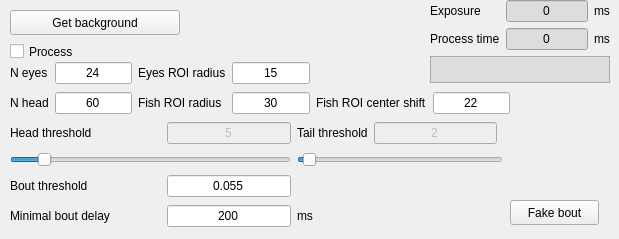
    <widget class="QWidget" name="VISION">
     <attribute name="title">
      <string>Vision</string>
     </attribute>
     <widget class="QCheckBox" name="PROCESS_VISION">
      <property name="geometry">
       <rect>
        <x>10</x>
        <y>40</y>
        <width>101</width>
        <height>23</height>
       </rect>
      </property>
      <property name="text">
       <string>Process</string>
      </property>
      <property name="checked">
       <bool>false</bool>
      </property>
     </widget>
     <widget class="QPushButton" name="BACKGROUND_VISION">
      <property name="geometry">
       <rect>
        <x>10</x>
        <y>10</y>
        <width>170</width>
        <height>25</height>
       </rect>
      </property>
      <property name="text">
       <string>Get background</string>
      </property>
     </widget>
     <widget class="QWidget" name="gridLayoutWidget_4">
      <property name="geometry">
       <rect>
        <x>10</x>
        <y>120</y>
        <width>493</width>
        <height>110</height>
       </rect>
      </property>
      <layout class="QGridLayout" name="gridLayout_4">
       <item row="3" column="2">
        <widget class="QLabel" name="label_7">
         <property name="text">
          <string/>
         </property>
        </widget>
       </item>
       <item row="4" column="2">
        <widget class="QLabel" name="label_6">
         <property name="text">
          <string>ms</string>
         </property>
        </widget>
       </item>
       <item row="3" column="0">
        <widget class="QLabel" name="LABEL_BOUT_THRESH">
         <property name="minimumSize">
          <size>
           <width>151</width>
           <height>0</height>
          </size>
         </property>
         <property name="text">
          <string>Bout threshold</string>
         </property>
        </widget>
       </item>
       <item row="1" column="2" colspan="3">
        <widget class="QSlider" name="THRESH_TAIL_BW_SLIDER">
         <property name="minimum">
          <number>1</number>
         </property>
         <property name="maximum">
          <number>40</number>
         </property>
         <property name="pageStep">
          <number>1</number>
         </property>
         <property name="value">
          <number>2</number>
         </property>
         <property name="orientation">
          <enum>Qt::Horizontal</enum>
         </property>
        </widget>
       </item>
       <item row="4" column="0">
        <widget class="QLabel" name="label_5">
         <property name="text">
          <string>Minimal bout delay</string>
         </property>
        </widget>
       </item>
       <item row="3" column="1">
        <widget class="QLineEdit" name="THRESH_BOUT">
         <property name="enabled">
          <bool>true</bool>
         </property>
         <property name="styleSheet">
          <string notr="true"/>
         </property>
         <property name="text">
          <string>0.055</string>
         </property>
         <property name="alignment">
          <set>Qt::AlignCenter</set>
         </property>
        </widget>
       </item>
       <item row="0" column="3">
        <widget class="QLineEdit" name="THRESH_TAIL_BW">
         <property name="enabled">
          <bool>false</bool>
         </property>
         <property name="styleSheet">
          <string notr="true">background:#eee;</string>
         </property>
         <property name="text">
          <string>2</string>
         </property>
         <property name="alignment">
          <set>Qt::AlignCenter</set>
         </property>
        </widget>
       </item>
       <item row="4" column="1">
        <widget class="QLineEdit" name="MIN_BOUT_DELAY">
         <property name="enabled">
          <bool>true</bool>
         </property>
         <property name="styleSheet">
          <string notr="true"/>
         </property>
         <property name="text">
          <string>200</string>
         </property>
         <property name="alignment">
          <set>Qt::AlignCenter</set>
         </property>
        </widget>
       </item>
       <item row="0" column="1">
        <widget class="QLineEdit" name="THRESH_HEAD_BW">
         <property name="enabled">
          <bool>false</bool>
         </property>
         <property name="styleSheet">
          <string notr="true">background:#eee;</string>
         </property>
         <property name="text">
          <string>5</string>
         </property>
         <property name="alignment">
          <set>Qt::AlignCenter</set>
         </property>
        </widget>
       </item>
       <item row="0" column="0">
        <widget class="QLabel" name="LABEL_HEAD_THRESH_BW">
         <property name="text">
          <string>Head threshold</string>
         </property>
        </widget>
       </item>
       <item row="1" column="0" colspan="2">
        <widget class="QSlider" name="THRESH_HEAD_BW_SLIDER">
         <property name="minimum">
          <number>1</number>
         </property>
         <property name="maximum">
          <number>40</number>
         </property>
         <property name="singleStep">
          <number>1</number>
         </property>
         <property name="pageStep">
          <number>1</number>
         </property>
         <property name="value">
          <number>5</number>
         </property>
         <property name="orientation">
          <enum>Qt::Horizontal</enum>
         </property>
        </widget>
       </item>
       <item row="0" column="2">
        <widget class="QLabel" name="LABEL_TAIL_THRESH_BW">
         <property name="text">
          <string>Tail threshold</string>
         </property>
        </widget>
       </item>
      </layout>
     </widget>
     <widget class="QWidget" name="gridLayoutWidget_9">
      <property name="geometry">
       <rect>
        <x>430</x>
        <y>0</y>
        <width>180</width>
        <height>83</height>
       </rect>
      </property>
      <layout class="QGridLayout" name="gridLayout_9">
       <item row="1" column="0">
        <widget class="QLabel" name="LABEL_PROCESS_TIME">
         <property name="text">
          <string>Process time</string>
         </property>
        </widget>
       </item>
       <item row="0" column="0">
        <widget class="QLabel" name="LABEL_EXPOSURE">
         <property name="text">
          <string>Exposure</string>
         </property>
        </widget>
       </item>
       <item row="0" column="1">
        <widget class="QLineEdit" name="EXPOSURE">
         <property name="enabled">
          <bool>true</bool>
         </property>
         <property name="styleSheet">
          <string notr="true">background: #ddd;</string>
         </property>
         <property name="text">
          <string>0</string>
         </property>
         <property name="alignment">
          <set>Qt::AlignCenter</set>
         </property>
         <property name="readOnly">
          <bool>true</bool>
         </property>
        </widget>
       </item>
       <item row="1" column="1">
        <widget class="QLineEdit" name="PROCESS_TIME">
         <property name="enabled">
          <bool>true</bool>
         </property>
         <property name="styleSheet">
          <string notr="true">background: #ddd;</string>
         </property>
         <property name="text">
          <string>0</string>
         </property>
         <property name="alignment">
          <set>Qt::AlignCenter</set>
         </property>
         <property name="readOnly">
          <bool>true</bool>
         </property>
        </widget>
       </item>
       <item row="0" column="2">
        <widget class="QLabel" name="EXPOSURE_UNIT">
         <property name="text">
          <string>ms</string>
         </property>
        </widget>
       </item>
       <item row="2" column="0" colspan="3">
        <widget class="QLabel" name="VISION_PROCESS_STATE">
         <property name="styleSheet">
          <string notr="true">background: #ddd;</string>
         </property>
         <property name="frameShape">
          <enum>QFrame::StyledPanel</enum>
         </property>
         <property name="text">
          <string/>
         </property>
         <property name="alignment">
          <set>Qt::AlignCenter</set>
         </property>
        </widget>
       </item>
       <item row="1" column="2">
        <widget class="QLabel" name="PROCESS_TIME_UNIT">
         <property name="text">
          <string>ms</string>
         </property>
        </widget>
       </item>
      </layout>
     </widget>
     <widget class="QPushButton" name="TRIGGER_BOUT">
      <property name="geometry">
       <rect>
        <x>510</x>
        <y>200</y>
        <width>89</width>
        <height>25</height>
       </rect>
      </property>
      <property name="text">
       <string>Fake bout</string>
      </property>
     </widget>
     <widget class="QWidget" name="gridLayoutWidget_13">
      <property name="geometry">
       <rect>
        <x>10</x>
        <y>60</y>
        <width>500</width>
        <height>58</height>
       </rect>
      </property>
      <layout class="QGridLayout" name="gridLayout_13" rowstretch="0,0" rowminimumheight="0,0">
       <item row="0" column="1">
        <widget class="QLineEdit" name="N_EYES">
         <property name="text">
          <string>24</string>
         </property>
         <property name="alignment">
          <set>Qt::AlignCenter</set>
         </property>
        </widget>
       </item>
       <item row="1" column="2">
        <widget class="QLabel" name="label_19">
         <property name="text">
          <string>Fish ROI radius</string>
         </property>
        </widget>
       </item>
       <item row="0" column="2">
        <widget class="QLabel" name="label_18">
         <property name="text">
          <string>Eyes ROI radius</string>
         </property>
        </widget>
       </item>
       <item row="1" column="4">
        <widget class="QLabel" name="label_20">
         <property name="text">
          <string>Fish ROI center shift</string>
         </property>
        </widget>
       </item>
       <item row="1" column="1">
        <widget class="QLineEdit" name="N_HEAD">
         <property name="text">
          <string>60</string>
         </property>
         <property name="alignment">
          <set>Qt::AlignCenter</set>
         </property>
        </widget>
       </item>
       <item row="0" column="0">
        <widget class="QLabel" name="label_16">
         <property name="text">
          <string>N eyes</string>
         </property>
        </widget>
       </item>
       <item row="1" column="0">
        <widget class="QLabel" name="label_17">
         <property name="text">
          <string>N head</string>
         </property>
        </widget>
       </item>
       <item row="1" column="3">
        <widget class="QLineEdit" name="FISH_ROI_RADIUS">
         <property name="text">
          <string>30</string>
         </property>
         <property name="alignment">
          <set>Qt::AlignCenter</set>
         </property>
        </widget>
       </item>
       <item row="0" column="3">
        <widget class="QLineEdit" name="EYES_ROI_RADIUS">
         <property name="text">
          <string>15</string>
         </property>
         <property name="alignment">
          <set>Qt::AlignCenter</set>
         </property>
        </widget>
       </item>
       <item row="1" column="5">
        <widget class="QLineEdit" name="FISH_ROI_SHIFT">
         <property name="text">
          <string>22</string>
         </property>
         <property name="alignment">
          <set>Qt::AlignCenter</set>
         </property>
        </widget>
       </item>
      </layout>
     </widget>
    </widget>
